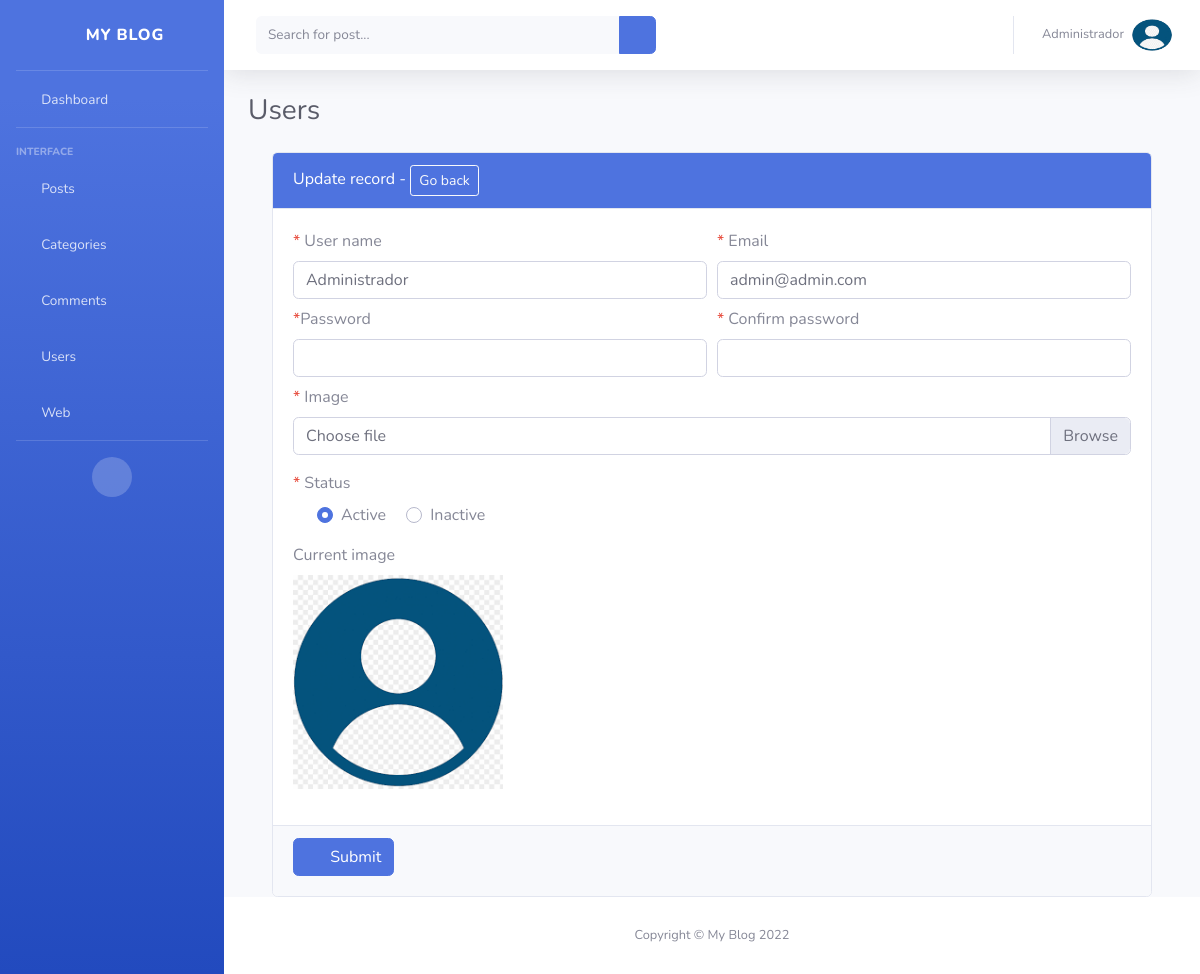
The page /public/users/form.php?id=13 (signed in) on the database its author committed.
### tables this page shows
CREATE TABLE `user` (
  `user_id` int(11) NOT NULL,
  `user_name` varchar(50) DEFAULT NULL,
  `user_email` varchar(255) DEFAULT NULL,
  `user_password` varchar(60) DEFAULT NULL,
  `user_image` varchar(255) DEFAULT NULL,
  `user_status` int(11) DEFAULT 1,
  `user_created_at` varchar(50) DEFAULT NULL
);

### DAO/UserDAO.php (called while the page is built, shortened)
<?php
require_once("ConnectionDAO.php");
class UserDAO
{
    private $table = "user";
    private  $conn;
    public function __construct()
    {
        $this->conn = new ConnectionDAO();
        $this->conn = $this->conn->connect();
    }
    public function getById($id)
    {
        try {
            $stmt = $this->conn->prepare("SELECT * FROM $this->table WHERE user_id = :user_id ");
            $stmt->bindParam(":user_id", $id, PDO::PARAM_INT);
            $stmt->execute();
            if ($stmt->rowCount() > 0) {
                return $stmt->fetch(PDO::FETCH_OBJ);
            } else {
                return false;
            }
        } catch (PDOException $e) {
            print($e->getMessage());
            die();
        }
    }
}

### DAO/ConnectionDAO.php (called while the page is built)
<?php
class ConnectionDAO
{
    private $host = "localhost";
    private $dbname = "blog";
    private $user = "root";
    private $pass = "";
    private $charset = "utf8";
    private $conn;
    public function connect()
    {
        if (!isset($this->conn)) {
            $dsn = "mysql:host=" . $this->host . ";dbname=" . $this->dbname . ";charset=" . $this->charset;
            $options = [
                PDO::ATTR_PERSISTENT => true,
                PDO::ATTR_ERRMODE => PDO::ERRMODE_EXCEPTION
            ];
            try {
                $this->conn = new PDO($dsn, $this->user, $this->pass, $options);
            } catch (PDOException $e) {
                print($e->getMessage());
                die();
            }
        }
       return $this->conn;
    }
}

### public/users/form.php (the view, shortened to what this page needs)
<!DOCTYPE html>
<html lang="es">
<head>
    <?php require_once("../inc/links.php"); ?>
</head>
<body id="page-top">
    <div id="wrapper">
        <?php require_once("../inc/menu.php"); ?>
        <div class="container-fluid">
            <h1 class="h3 mb-4 text-gray-800">Users</h1>
            <div class="container">
                <?
                require_once("../../DAO/UserDAO.php");
                $obj = new UserDAO();
                if (!empty($_GET['id'])) {
                    $user = $obj->getById($_GET['id']);
                }
                ?>
                <div class="row">
                    <div class="col-md-12">
                        <div class="card">
                            <div class="card-header bg-primary text-white">
                                <?= empty($user) ? "Insert new" : "Update"; ?> record - <a href="<?= BASE_URL; ?>/public/users/index.php" class="btn btn-outline-light btn-sm">Go back</a>
                            </div>
                            <form action="<?= BASE_URL; ?>/control/UserControl.php?action=<?= empty($user) ? "insert" : "update"; ?>" method="post" enctype="multipart/form-data">
                                <div class="card-body">
                                    <div class="form-group">
                                        <div class="form-row">
                                            <div class="col-6">
                                                <label for="name"><span class="text-danger">*</span> User name</label>
                                                <input type="text" class="form-control" id="name" name="name" value="<?= empty($user) ? "" : $user->user_name ?>">
                                            </div>
                                            <div class="col-6">
                                                <label for="email"><span class="text-danger">*</span> Email</label>
                                                <input type="text" class="form-control" id="email" name="email" value="<?= empty($user) ? "" : $user->user_email ?>">
                                            </div>
                                        </div>
                                        <div class="form-row mt-2">
                                            <div class="col-6">
                                                <label for="password"><span class="text-danger">*</span>Password</label>
                                                <input type="text" class="form-control" id="password" name="password">
                                            </div>
                                            <div class="col-6">
                                                <label for="password2"><span class="text-danger">*</span> Confirm password</label>
                                                <input type="text" class="form-control" id="password2" name="password2">
                                            </div>
                                        </div>
                                        <div class="form-group mt-2">
                                            <label for="image"><span class="text-danger">*</span> Image</label>
                                            <div class="custom-file">
                                                <label class="custom-file-label" for="image">Choose file</label>
                                            </div>
                                        </div>
                                        <div class="form-group mt-2">
                                            <label for="image"><span class="text-danger">*</span> Status</label>
                                            <div class="custom-control">
                                                <div class="custom-control custom-radio custom-control-inline">
                                                    <label class="custom-control-label" for="status1">Active</label>
                                                </div>
                                                <div class="custom-control custom-radio custom-control-inline">
                                                    <label class="custom-control-label" for="status2">Inactive</label>
                                                </div>
                                            </div>
                                        </div>
                                        <?php if (!empty($user)) { ?>
                                            <div class="form-group mt-2">
                                                <label for="image"> Current image</label><br>
                                                <img src="<?=BASE_URL;?>/assets/img/users/<?=$user->user_image?>" class="w-25" alt="<?=$user->user_image?>">
                                            </div>
                                        <?php } ?>
                                    </div>
                                </div>
                                <div class="card-footer">
                                    <button type="submit" class="btn btn-primary mb-2"><i class="fas fa-fw fa-paper-plane"></i> Submit</button>
                                </div>
                            </form>
                        </div>
                    </div>
                </div>
            </div>
        </div>
    </div>
    <?php require_once("../inc/footer.php"); ?>
</body>
</html>

### rows shown on the page
user: name "Administrador", email "admin@admin.com", user_image (picture)

### other values the page prints
WEB_NAME "MY BLOG"
$_SESSION['user']->user_name "Administrador"
WEB_NAME "My Blog"
